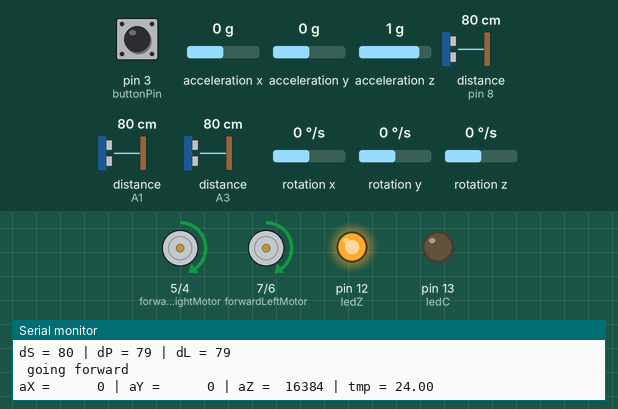
This sketch was run on a simulated Arduino Uno, built with avr-gcc and run on an emulated ATmega328P. Parts: motor-driver pin pairs drawn as motors (green arrow = first pin HIGH = forward, orange = second pin HIGH = backward, longer = more drive, scaled by the enable pin), output pins drawn as LEDs (lit = HIGH), the last lines printed to the serial monitor. Wiring (inferred from the names in the program): 3 × ultrasonic range finder: trigger pin 9, echo pin 8 / trigger A0, echo A1 / trigger A2, echo A3; MPU-6050 motion sensor at I2C address 0x68. Dashed ring = blinking. The test bench sets the inputs (shaded band); at power-on: distance to the obstacle (sensors on pin 8, A3, A1) 80 cm, acceleration x 0 g, pin 3 (buttonPin) LOW, acceleration y 0 g, acceleration z 1 g, rotation x 0 °/s, rotation y 0 °/s, rotation z 0 °/s. The echo pulse lasts 58.3 µs per cm; random numbers use the default seed unless the sketch sets one; pins used as bus, display or sensor lines are not drawn.

Above: at 1.2 s.
1.3 s: distance to the obstacle (sensor on pin 8) set to 27 cm
4.3 s: distance to the obstacle (sensor on pin 8) set to 23 cm
At 5.16 s:
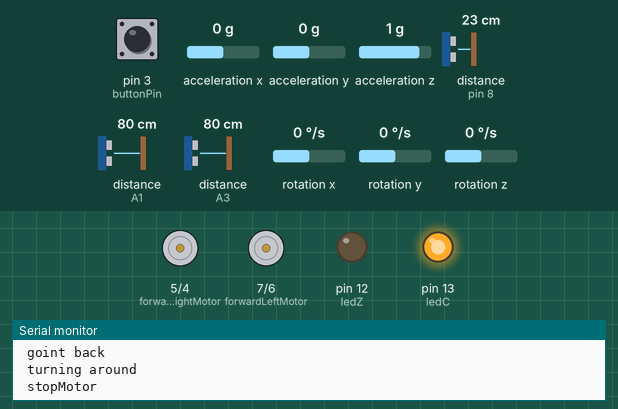
At 5.71 s:
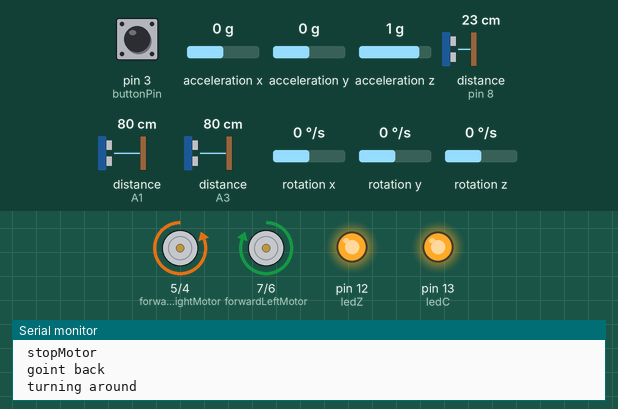
7.3 s: distance to the obstacle (sensor on A3) set to 29 cm
At 8.29 s:
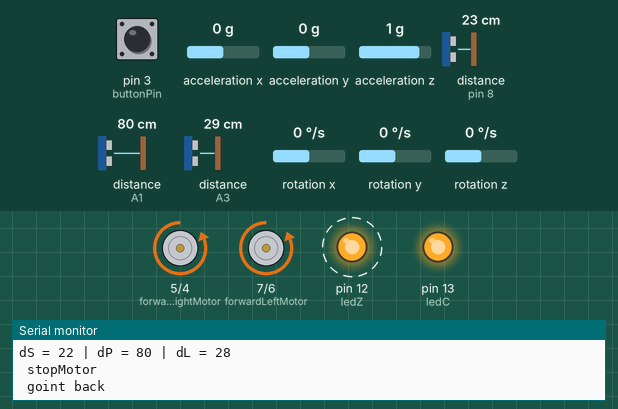
10.3 s: distance to the obstacle (sensor on A3) set to 23 cm
13.3 s: acceleration x set to -0.4 g
16.3 s: acceleration x set to -0.7 g
Timing chart, 0 to 18.9 s (numbered marks = the images above; inputs shaded):
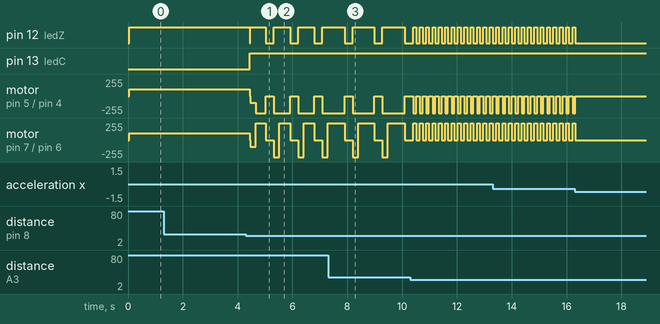

Measured:
- the behaviour switches between 25 and 24 cm on distance to the obstacle (sensor on pin 8) (found by bisection; images 0 and 1)
- after the input at 4.3 s, pin 12 (ledZ): HIGH → LOW after 0.15 s, then repeats every 0.86 s: HIGH 0.56 s, LOW 0.30 s; pin 13 (ledC): LOW → HIGH after 0.15 s
- by itself, motor on pin 5 (forwardRightMotor) / pin 4 (backwardRightMotor): alternates backward 255/255 for 0.10 s and stopped for 0.13 s
- by itself, motor on pin 7 (forwardLeftMotor) / pin 6 (backwardLeftMotor): alternates forward 255/255 for 0.10 s and stopped for 0.13 s

The sketch:

sketch_lawnmower.ino
```cpp
// library for I2C devices
#include "Wire.h"

// variables for ultrasonic sensors
int trigPinMid = 9;
int echoPinMid = 8;
int trigPinRight = A0;
int echoPinRight = A1;
int trigPinLeft = A2;
int echoPinLeft = A3;

// measured distance by three ultrasonic sensors
long durationMid = 0;
long distanceMid = 0;
long durationRight = 0;
long distanceRight = 0;
long durationLeft = 0;
long distanceLeft = 0;

// vars for buttons
const int buttonPin = 3;
int button = 0; // is pressed?

// vars for motors
int backwardRightMotor = 4;
int forwardRightMotor = 5;
int backwardLeftMotor = 6;
int forwardLeftMotor = 7;
int speedLeftMotor = 10;
int speedRightMotor = 11;

// vars for gyro
const int MPU_ADDR = 0x68; // I2C address MPU-6050
int16_t accelerometer_x, accelerometer_y, accelerometer_z;
int16_t temperature; // temperature
char tmp_str[7]; // help variable for conversion

// vars for leds
int ledZ = 12;
int ledC = 13;

// convert int16 to string
char* convert_int16_to_str(int16_t i) {
  sprintf(tmp_str, "%6d", i);
  return tmp_str;
}

// void setup is called after microcontroller start up
void setup() {
  Serial.begin (9600);

  // gyro config
  Wire.begin();
  Wire.beginTransmission(MPU_ADDR);
  Wire.write(0x6B);
  Wire.write(0);
  Wire.endTransmission(true);

  // ultrasonic sensors pins config
  pinMode(trigPinMid, OUTPUT);
  pinMode(echoPinMid, INPUT);
  pinMode(trigPinRight, OUTPUT);
  pinMode(echoPinRight, INPUT);
  pinMode(trigPinLeft, OUTPUT);
  pinMode(echoPinLeft, INPUT);

  // led config
  pinMode(ledZ, OUTPUT);
  pinMode(ledC, OUTPUT);

  // button pin config
  pinMode(buttonPin, INPUT);

  // motor pins config
  pinMode(backwardRightMotor, OUTPUT);
  pinMode(forwardRightMotor, OUTPUT);
  pinMode(backwardLeftMotor, OUTPUT);
  pinMode(forwardLeftMotor, OUTPUT);
  pinMode(speedLeftMotor, OUTPUT);
  pinMode(speedRightMotor, OUTPUT);
}

void loop() {
  // gets slope data, stored in global vars, if the device is tilted, motors stop
  getSlope();

  // gets distance from all three ultrasonic sensors, stored in global vars
  getDistance();

  // get button pin value (1 if pressed, else 0)
  button = digitalRead(buttonPin);

  // test conditions for move functions (distance in cm, maximum slope +- 30)
  if (accelerometer_x > 9000 or accelerometer_y > 9000 or accelerometer_x < -9000 or accelerometer_y < -9000 or accelerometer_z < 0) {
    // device is tilted, stopping
    stopMotor();
  } else if ((distanceMid < 25 and distanceLeft >= 25 and distanceLeft >= 25) or button == 1) {
    // there is an obstacle, seen by mid sensor, or the device bumped into it and the button was pressed
    stopMotor();
    goBackward();
    delay(100);
    turnAround();
    delay(200);
  } else if (distanceLeft < 25) {
    // there is an obstacle on the left side
    stopMotor();
    delay(20);
    turnRight();
    delay(20);
  } else if (distanceRight < 25) {
    // there is an obstacle on the right side
    stopMotor();
    delay(20);
    turnRight();
    delay(20);
  } else if (distanceMid >= 25 and distanceLeft >= 25 and distanceRight >= 25 and button == 0) {
    // no obstacle, can go forward
    goForward();
  }
  // do this every 50 miliseconds
  delay(50);
}

void getSlope() {
  // https://mschoeffler.com/2017/12/09/example-application-gy-521-module-mpu-6050-breakout-board-and-arduino-uno/
  Wire.beginTransmission(MPU_ADDR);
  Wire.write(0x3B); // starting with register 0x3B (ACCEL_XOUT_H) [MPU-6000 and MPU-6050 Register Map and Descriptions Revision 4.2, p.40]
  Wire.endTransmission(false); // the parameter indicates that the Arduino will send a restart. As a result, the connection is kept active.
  Wire.requestFrom(MPU_ADDR, 7*2, true); // request a total of 7*2=14 registers

  // "Wire.read()<<8 | Wire.read();" means two registers are read and stored in the same variable
  accelerometer_x = Wire.read()<<8 | Wire.read(); // reading registers: 0x3B (ACCEL_XOUT_H) a 0x3C (ACCEL_XOUT_L)
  accelerometer_y = Wire.read()<<8 | Wire.read(); // reading registers: 0x3D (ACCEL_YOUT_H) a 0x3E (ACCEL_YOUT_L)
  accelerometer_z = Wire.read()<<8 | Wire.read(); // reading registers: 0x3F (ACCEL_ZOUT_H) a 0x40 (ACCEL_ZOUT_L)
  temperature = Wire.read()<<8 | Wire.read(); // reading registers: 0x41 (TEMP_OUT_H) a 0x42 (TEMP_OUT_L)

  Serial.print("aX = "); Serial.print(convert_int16_to_str(accelerometer_x));
  Serial.print(" | aY = "); Serial.print(convert_int16_to_str(accelerometer_y));
  Serial.print(" | aZ = "); Serial.print(convert_int16_to_str(accelerometer_z));
  // the following equation was taken from the documentation [MPU-6000/MPU-6050 Register Map and Description, p.30]
  Serial.print(" | tmp = "); Serial.print(temperature/340.00+36.53);
  Serial.println();
}

void getDistance() {
  // https://www.instructables.com/Using-a-SR04/
  digitalWrite(trigPinMid, LOW);
  delayMicroseconds(2);
  digitalWrite(trigPinMid, HIGH);
  delayMicroseconds(10);
  digitalWrite(trigPinMid, LOW);
  durationMid = pulseIn(echoPinMid, HIGH);
  distanceMid = (durationMid/2) / 29.1;

  digitalWrite(trigPinRight, LOW);
  delayMicroseconds(2);
  digitalWrite(trigPinRight, HIGH);
  delayMicroseconds(10);
  digitalWrite(trigPinRight, LOW);
  durationRight = pulseIn(echoPinRight, HIGH);
  distanceRight = (durationRight/2) / 29.1;

  digitalWrite(trigPinLeft, LOW);
  delayMicroseconds(2);
  digitalWrite(trigPinLeft, HIGH);
  delayMicroseconds(10);
  digitalWrite(trigPinLeft, LOW);
  durationLeft = pulseIn(echoPinLeft, HIGH);
  distanceLeft = (durationLeft/2) / 29.1;

  Serial.print("dS = "); Serial.print(distanceMid);
  Serial.print(" | dP = "); Serial.print(distanceRight);
  Serial.print(" | dL = "); Serial.print(distanceLeft);
  Serial.println();
}

void goBackward() {
  Serial.println(" goint back ");

  // signals to motor controller, left back and right back
  digitalWrite(backwardLeftMotor, HIGH);
  digitalWrite(forwardLeftMotor, LOW);
  digitalWrite(backwardRightMotor, HIGH);
  digitalWrite(forwardRightMotor, LOW);

  // signal with leds
  digitalWrite(ledC, HIGH);
  digitalWrite(ledZ, HIGH);

  // do this for 1/10 second
  delay(100);
}

void turnLeft() {
  Serial.println(" turning slightly left ");

  // send PWM signal to motors - (pin number, speed 0-255)
  analogWrite(speedLeftMotor, 255);
  analogWrite(speedRightMotor, 255);

  // signals to motor controller, left back and right forward
  digitalWrite(backwardLeftMotor, HIGH);
  digitalWrite(forwardLeftMotor, LOW);
  digitalWrite(backwardRightMotor, LOW);
  digitalWrite(forwardRightMotor, HIGH);

  // signal with leds
  digitalWrite(ledC, HIGH);
  digitalWrite(ledZ, HIGH);

  // do this for 1/10 second
  delay(100);
  stopMotor();
}

void turnRight() {
  Serial.println(" turning slightly right ");

  // send PWM signal to motors - (pin number, speed 0-255)
  analogWrite(speedLeftMotor, 255);
  analogWrite(speedRightMotor, 255);

  // signals to motor controller, left forward and right back
  digitalWrite(backwardLeftMotor, LOW);
  digitalWrite(forwardLeftMotor, HIGH);
  digitalWrite(backwardRightMotor, HIGH);
  digitalWrite(forwardRightMotor, LOW);

  // signal with leds
  digitalWrite(ledC, HIGH);
  digitalWrite(ledZ, HIGH);

  // do this for 1/10 second
  delay(100);
  stopMotor();
}

void turnAround() {
  Serial.println(" turning around ");

  // send PWM signal to motors - (pin number, speed 0-255)
  analogWrite(speedLeftMotor, 255);
  analogWrite(speedRightMotor, 255);

  // signals to motor controller, left forward and right back
  digitalWrite(backwardLeftMotor, LOW);
  digitalWrite(forwardLeftMotor, HIGH);
  digitalWrite(backwardRightMotor, HIGH);
  digitalWrite(forwardRightMotor, LOW);

  // signal with leds
  digitalWrite(ledC, HIGH);
  digitalWrite(ledZ, HIGH);

  // do this for 350 - 700 miliseconds, the device is turning with added random element
  delay(random(350, 700));
  stopMotor();
}

void stopMotor() {
  Serial.println(" stopMotor ");

  // signals to motor controller, nothing
  digitalWrite(forwardLeftMotor, LOW);
  digitalWrite(backwardLeftMotor, LOW);
  digitalWrite(forwardRightMotor, LOW);
  digitalWrite(backwardRightMotor, LOW);

  // signal with leds
  digitalWrite(ledC, HIGH);
  digitalWrite(ledZ, LOW);
}

void goForward() {
  Serial.println(" going forward ");

  // send PWM signal to motors - (pin number, speed 0-255)
  analogWrite(speedLeftMotor, 100);
  analogWrite(speedRightMotor, 100);

  // signals to motor controller, left forward and right forward
  digitalWrite(forwardLeftMotor, HIGH);
  digitalWrite(backwardLeftMotor, LOW);
  digitalWrite(forwardRightMotor, HIGH);
  digitalWrite(backwardRightMotor, LOW);

  // signal with leds
  digitalWrite(ledC, LOW);
  digitalWrite(ledZ, HIGH);
}
```
